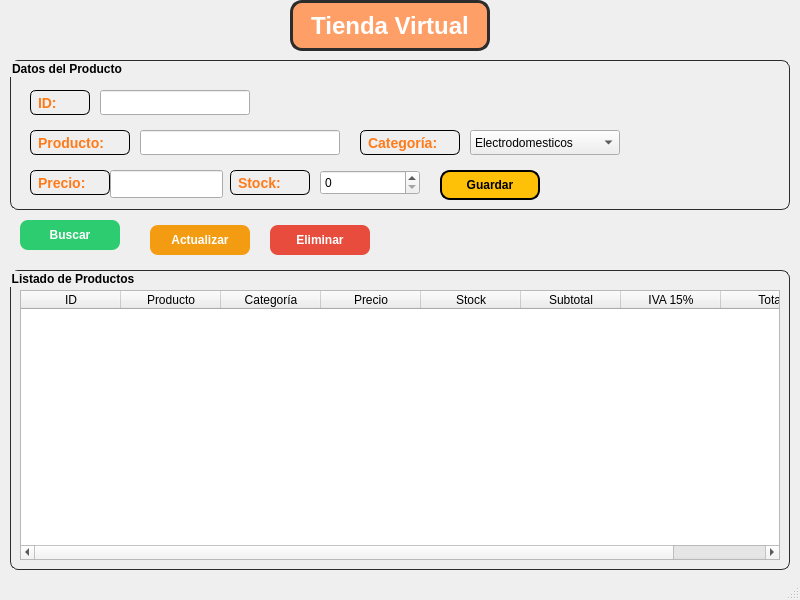
<?xml version="1.0" encoding="UTF-8"?>
<ui version="4.0">
 <class>MainWindow</class>
 <widget class="QMainWindow" name="MainWindow">
  <property name="geometry">
   <rect>
    <x>0</x>
    <y>0</y>
    <width>800</width>
    <height>600</height>
   </rect>
  </property>
  <property name="windowTitle">
   <string>Tienda Virtual</string>
  </property>
  <widget class="QWidget" name="centralwidget">
   <widget class="QLabel" name="lblTitulo">
    <property name="geometry">
     <rect>
      <x>290</x>
      <y>0</y>
      <width>200</width>
      <height>51</height>
     </rect>
    </property>
    <property name="styleSheet">
     <string notr="true">QLabel {
    color: #ffffff;
    background-color: #ff9f68;
    border: 3px solid #2c2c2c;
    border-radius: 12px;
    padding: 10px;
    font-weight: bold;
    font-size: 24px;
}</string>
    </property>
    <property name="text">
     <string>Tienda Virtual</string>
    </property>
    <property name="alignment">
     <set>Qt::AlignmentFlag::AlignCenter</set>
    </property>
   </widget>
   <widget class="QGroupBox" name="groupDatos">
    <property name="geometry">
     <rect>
      <x>10</x>
      <y>60</y>
      <width>780</width>
      <height>150</height>
     </rect>
    </property>
    <property name="styleSheet">
     <string notr="true">QGroupBox {
    font-weight: bold;
    border: 1px solid #2c2c2c;
    border-radius: 8px;
}</string>
    </property>
    <property name="title">
     <string>Datos del Producto</string>
    </property>
    <widget class="QLabel" name="lblId">
     <property name="geometry">
      <rect>
       <x>20</x>
       <y>30</y>
       <width>60</width>
       <height>25</height>
      </rect>
     </property>
     <property name="styleSheet">
      <string notr="true">QLabel {
    color: #FF7A18;
    font-size: 14px;
    font-weight: bold;
    border: 1px solid black;
    border-radius: 6px;
    padding: 3px;
}</string>
     </property>
     <property name="text">
      <string>ID:</string>
     </property>
    </widget>
    <widget class="QLineEdit" name="txtId">
     <property name="geometry">
      <rect>
       <x>90</x>
       <y>30</y>
       <width>150</width>
       <height>25</height>
      </rect>
     </property>
    </widget>
    <widget class="QLabel" name="lblProducto">
     <property name="geometry">
      <rect>
       <x>20</x>
       <y>70</y>
       <width>100</width>
       <height>25</height>
      </rect>
     </property>
     <property name="styleSheet">
      <string notr="true">QLabel {
    color: #FF7A18;
    font-size: 14px;
    font-weight: bold;
    border: 1px solid black;
    border-radius: 6px;
    padding: 3px;
}</string>
     </property>
     <property name="text">
      <string>Producto:</string>
     </property>
    </widget>
    <widget class="QLineEdit" name="txtProducto">
     <property name="geometry">
      <rect>
       <x>130</x>
       <y>70</y>
       <width>200</width>
       <height>25</height>
      </rect>
     </property>
    </widget>
    <widget class="QLabel" name="lblCategoria">
     <property name="geometry">
      <rect>
       <x>350</x>
       <y>70</y>
       <width>100</width>
       <height>25</height>
      </rect>
     </property>
     <property name="styleSheet">
      <string notr="true">QLabel {
    color: #FF7A18;
    font-size: 14px;
    font-weight: bold;
    border: 1px solid black;
    border-radius: 6px;
    padding: 3px;
}</string>
     </property>
     <property name="text">
      <string>Categoría:</string>
     </property>
    </widget>
    <widget class="QComboBox" name="cmbCategoria">
     <property name="geometry">
      <rect>
       <x>460</x>
       <y>70</y>
       <width>150</width>
       <height>25</height>
      </rect>
     </property>
     <item>
      <property name="text">
       <string>Electrodomesticos</string>
      </property>
     </item>
     <item>
      <property name="text">
       <string>Electronico</string>
      </property>
     </item>
     <item>
      <property name="text">
       <string>Computacion</string>
      </property>
     </item>
     <item>
      <property name="text">
       <string>Accesorios</string>
      </property>
     </item>
     <item>
      <property name="text">
       <string>Audio y video</string>
      </property>
     </item>
     <item>
      <property name="text">
       <string>Gaming</string>
      </property>
     </item>
    </widget>
    <widget class="QLabel" name="lblPrecio">
     <property name="geometry">
      <rect>
       <x>20</x>
       <y>110</y>
       <width>80</width>
       <height>25</height>
      </rect>
     </property>
     <property name="styleSheet">
      <string notr="true">QLabel {
    color: #FF7A18;
    font-size: 14px;
    font-weight: bold;
    border: 1px solid black;
    border-radius: 6px;
    padding: 3px;
}</string>
     </property>
     <property name="text">
      <string>Precio:</string>
     </property>
    </widget>
    <widget class="QLabel" name="lblStock">
     <property name="geometry">
      <rect>
       <x>220</x>
       <y>110</y>
       <width>80</width>
       <height>25</height>
      </rect>
     </property>
     <property name="styleSheet">
      <string notr="true">QLabel {
    color: #FF7A18;
    font-size: 14px;
    font-weight: bold;
    border: 1px solid black;
    border-radius: 6px;
    padding: 3px;
}</string>
     </property>
     <property name="text">
      <string>Stock:</string>
     </property>
    </widget>
    <widget class="QSpinBox" name="spStock">
     <property name="geometry">
      <rect>
       <x>310</x>
       <y>110</y>
       <width>100</width>
       <height>25</height>
      </rect>
     </property>
    </widget>
    <widget class="QPushButton" name="btnGuardar">
     <property name="geometry">
      <rect>
       <x>430</x>
       <y>110</y>
       <width>100</width>
       <height>30</height>
      </rect>
     </property>
     <property name="styleSheet">
      <string notr="true">QPushButton {
    background-color: #FFC107;   /* Amarillo dorado */
    color: black;
    border: 2px solid black;
    border-radius: 10px;
    padding: 8px;
    font-weight: bold;
}

QPushButton:hover {
    background-color: #FFB300;
}</string>
     </property>
     <property name="text">
      <string>Guardar</string>
     </property>
    </widget>
    <widget class="QLineEdit" name="txtPrecio">
     <property name="geometry">
      <rect>
       <x>100</x>
       <y>110</y>
       <width>113</width>
       <height>28</height>
      </rect>
     </property>
    </widget>
   </widget>
   <widget class="QWidget" name="groupAcciones" native="true">
    <property name="geometry">
     <rect>
      <x>10</x>
      <y>220</y>
      <width>780</width>
      <height>40</height>
     </rect>
    </property>
    <widget class="QPushButton" name="btnBuscar">
     <property name="geometry">
      <rect>
       <x>10</x>
       <y>0</y>
       <width>100</width>
       <height>30</height>
      </rect>
     </property>
     <property name="styleSheet">
      <string notr="true">QPushButton {
    background-color: #2ECC71;
    color: white;
    border-radius: 8px;
    padding: 6px;
    font-weight: bold;
}
QPushButton:hover {
    background-color: #27AE60;
}
</string>
     </property>
     <property name="text">
      <string>Buscar</string>
     </property>
    </widget>
    <widget class="QPushButton" name="btnActualizar">
     <property name="geometry">
      <rect>
       <x>140</x>
       <y>5</y>
       <width>100</width>
       <height>30</height>
      </rect>
     </property>
     <property name="styleSheet">
      <string notr="true">QPushButton {
    background-color: #F39C12;
    color: white;
    border-radius: 8px;
    padding: 6px;
    font-weight: bold;
}
QPushButton:hover {
    background-color: #E67E22;
}</string>
     </property>
     <property name="text">
      <string>Actualizar</string>
     </property>
    </widget>
    <widget class="QPushButton" name="btnEliminar">
     <property name="geometry">
      <rect>
       <x>260</x>
       <y>5</y>
       <width>100</width>
       <height>30</height>
      </rect>
     </property>
     <property name="styleSheet">
      <string notr="true">QPushButton {
    background-color: #E74C3C;
    color: white;
    border-radius: 8px;
    padding: 6px;
    font-weight: bold;
}
QPushButton:hover {
    background-color: #C0392B;
}</string>
     </property>
     <property name="text">
      <string>Eliminar</string>
     </property>
    </widget>
   </widget>
   <widget class="QGroupBox" name="groupTabla">
    <property name="geometry">
     <rect>
      <x>10</x>
      <y>270</y>
      <width>780</width>
      <height>300</height>
     </rect>
    </property>
    <property name="styleSheet">
     <string notr="true">QGroupBox {
    font-weight: bold;
    border: 1px solid #2c2c2c;
    border-radius: 8px;
}</string>
    </property>
    <property name="title">
     <string>Listado de Productos</string>
    </property>
    <widget class="QTableWidget" name="tblProductos">
     <property name="geometry">
      <rect>
       <x>10</x>
       <y>20</y>
       <width>760</width>
       <height>270</height>
      </rect>
     </property>
     <property name="horizontalScrollBarPolicy">
      <enum>Qt::ScrollBarPolicy::ScrollBarAsNeeded</enum>
     </property>
     <column>
      <property name="text">
       <string>ID</string>
      </property>
     </column>
     <column>
      <property name="text">
       <string>Producto</string>
      </property>
     </column>
     <column>
      <property name="text">
       <string>Categoría</string>
      </property>
     </column>
     <column>
      <property name="text">
       <string>Precio</string>
      </property>
     </column>
     <column>
      <property name="text">
       <string>Stock</string>
      </property>
     </column>
     <column>
      <property name="text">
       <string>Subtotal</string>
      </property>
     </column>
     <column>
      <property name="text">
       <string>IVA 15%</string>
      </property>
     </column>
     <column>
      <property name="text">
       <string>Total</string>
      </property>
     </column>
    </widget>
   </widget>
  </widget>
  <widget class="QMenuBar" name="menubar">
   <property name="geometry">
    <rect>
     <x>0</x>
     <y>0</y>
     <width>800</width>
     <height>25</height>
    </rect>
   </property>
  </widget>
  <widget class="QStatusBar" name="statusbar"/>
 </widget>
 <resources/>
 <connections/>
</ui>
